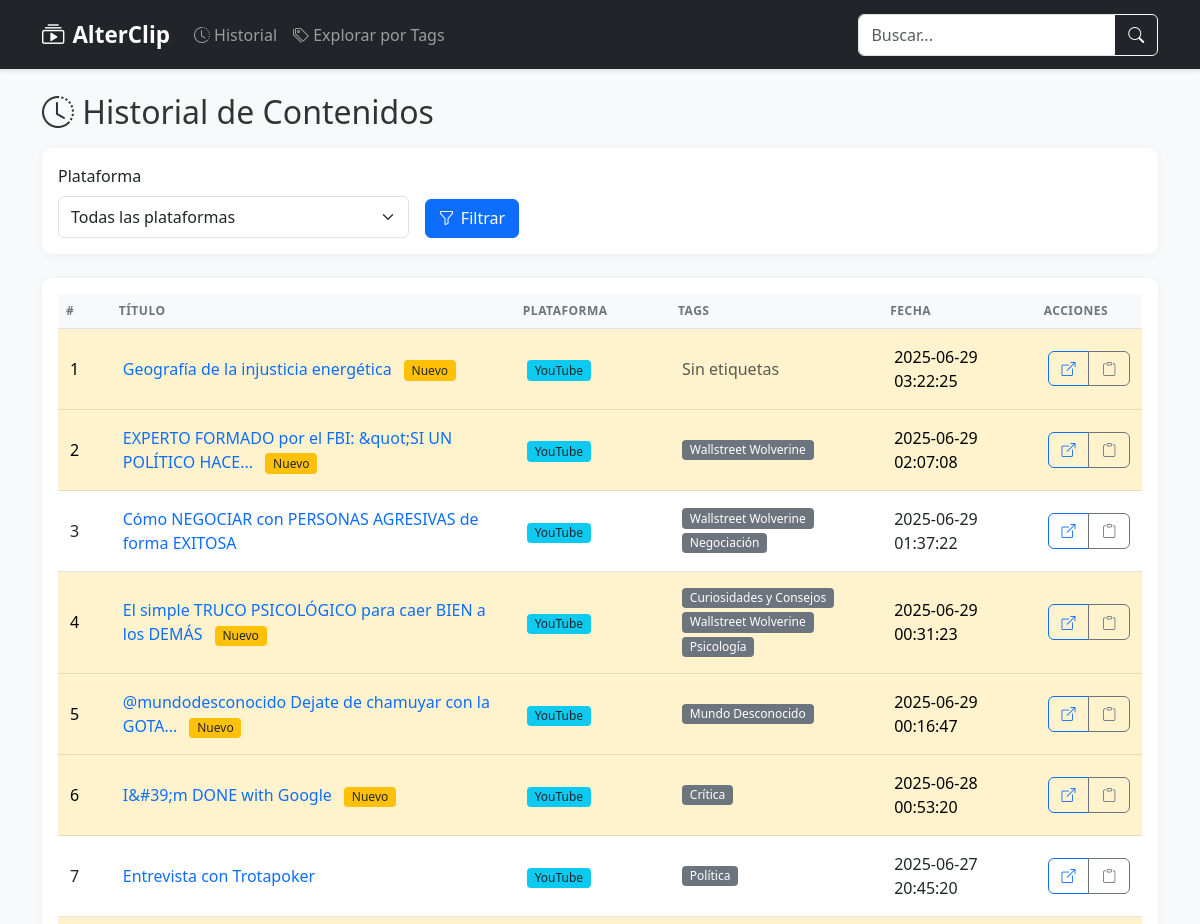
Before: / (upper part) with the older database file.
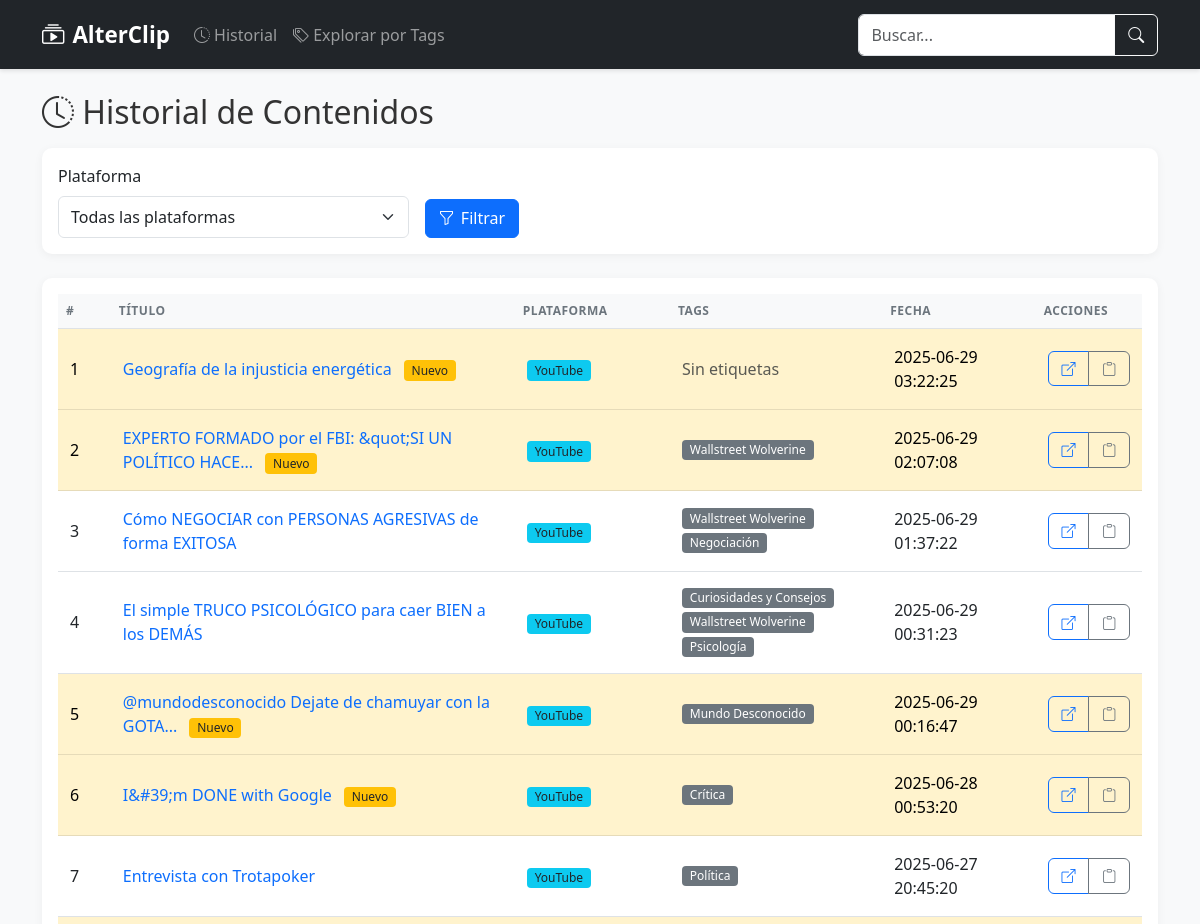
After: the same page with the newer database file.
### tables this page shows
CREATE TABLE streaming_history (
                    id INTEGER PRIMARY KEY AUTOINCREMENT,
                    url TEXT NOT NULL,
                    title TEXT,
                    platform TEXT,
                    timestamp DATETIME DEFAULT CURRENT_TIMESTAMP
                , visto INTEGER DEFAULT 0);

CREATE TABLE tags (
                    id INTEGER PRIMARY KEY AUTOINCREMENT,
                    name TEXT NOT NULL,
                    description TEXT,
                    UNIQUE(name)
                );

### app.py (the view)
@app.route('/')
def index():
    search = request.args.get('search', '')
    tag = request.args.get('tag')
    platform = request.args.get('platform')
    history = get_streaming_history(search=search, tag=tag, platform=platform)
    tags = get_tags()
    platforms = get_platforms()
    return render_template('index.html',
                         history=history,
                         tags=tags,
                         platforms=platforms,
                         current_search=search,
                         current_tag=tag,
                         current_platform=platform)

### app.py (called while the page is built)
@app.context_processor
def inject_now():
    return {'now': datetime.now()}

def get_db_path() -> Path:
    db_path = Path(__file__).parent / "data" / "streaming_history.db"
    db_path.parent.mkdir(parents=True, exist_ok=True)
    return db_path

def get_connection():
    return sqlite3.connect(get_db_path())

def get_platforms():
    conn = get_connection()
    cursor = conn.cursor()
    cursor.execute("SELECT DISTINCT platform FROM streaming_history WHERE platform IS NOT NULL ORDER BY platform")
    platforms = [row[0] for row in cursor.fetchall()]
    conn.close()
    return platforms

### templates/index.html (shortened to what this page needs)
{% extends "base.html" %}
{% block content %}
<div class="row mb-4">
    <div class="col-12">
        <h2 class="mb-3">
            <i class="bi bi-clock-history"></i> Historial de Contenidos
        </h2>
        <div class="card mb-4">
            <div class="card-body">
                <form id="filterForm" class="row g-3">
                    <div class="col-md-4">
                        <label for="platformFilter" class="form-label">Plataforma</label>
                        <select class="form-select" id="platformFilter" name="platform">
                            <option value="">Todas las plataformas</option>
                        </select>
                    </div>
                    <div class="col-md-8 d-flex align-items-end">
                        <button type="submit" class="btn btn-primary me-2">
                            <i class="bi bi-funnel"></i> Filtrar
                        </button>
                    </div>
                </form>
            </div>
        </div>
        <div class="card">
            <div class="card-body">
                {% if history %}
                    <div class="table-responsive">
                        <table class="table table-hover">
                            <thead>
                                <tr>
                                    <th style="width: 5%;">#</th>
                                    <th style="width: 40%;">Título</th>
                                    <th style="width: 15%;">Plataforma</th>
                                    <th style="width: 20%;">Tags</th>
                                    <th style="width: 15%;">Fecha</th>
                                    <th style="width: 5%;">Acciones</th>
                                </tr>
                            </thead>
                            <tbody>
                                {% for item in history %}
                                    <tr class="{% if item.visto == 0 %}table-warning{% endif %}">
                                        <td>{{ loop.index }}</td>
                                        <td>
                                            <a href="{{ item.url }}"
                                               class="text-decoration-none"
                                               data-url-id="{{ item.id }}">
                                                {{ item.title|truncate(60) }}
                                            </a>
                                            {% if item.visto == 0 %}
                                                <span class="badge bg-warning text-dark ms-2">Nuevo</span>
                                            {% endif %}
                                        </td>
                                        <td>
                                            {% if item.platform %}
                                                <span class="badge bg-info text-dark">
                                                    {{ item.platform }}
                                                </span>
                                            {% else %}
                                                <span class="text-muted">-</span>
                                            {% endif %}
                                        </td>
                                        <td>
                                            {% if item.tags %}
                                                <div class="d-flex flex-wrap gap-1">
                                                    {% for tag in item.tags %}
                                                        <a href="{{ url_for('index', tag=tag) }}" class="badge bg-secondary text-decoration-none">
                                                            {{ tag }}
                                                        </a>
                                                    {% endfor %}
                                                </div>
                                            {% else %}
                                                <span class="text-muted">Sin etiquetas</span>
                                            {% endif %}
                                        </td>
                                        <td>
                                            {% if item.timestamp %}
                                                {{ item.timestamp.split('T')[0] }}
                                            {% else %}
                                                <span class="text-muted">-</span>
                                            {% endif %}
                                        </td>
                                        <td>
                                            <div class="btn-group btn-group-sm" role="group">
                                                <a href="{{ item.url }}" target="_blank" class="btn btn-outline-primary"
                                                   data-bs-toggle="tooltip" data-bs-placement="top" title="Abrir enlace">
                                                    <i class="bi bi-box-arrow-up-right"></i>
                                                </a>
                                                <button class="btn btn-outline-secondary copy-btn"
                                                        data-url="{{ item.url }}"
                                                        data-bs-toggle="tooltip" data-bs-placement="top" title="Copiar enlace">
                                                    <i class="bi bi-clipboard"></i>
                                                </button>
                                            </div>
                                        </td>
                                    </tr>
                                {% endfor %}
                            </tbody>
                        </table>
                    </div>
                {% endif %}
            </div>
        </div>
    </div>
</div>
{% endblock %}

### templates/base.html (shortened to what this page needs)
<!DOCTYPE html>
<html lang="es">
<head>
    <link href="https://cdn.jsdelivr.net/npm/bootstrap@5.3.0/dist/css/bootstrap.min.css" rel="stylesheet">
    <link rel="stylesheet" href="https://cdn.jsdelivr.net/npm/bootstrap-icons@1.11.1/font/bootstrap-icons.css">
    <link rel="stylesheet" href="{{ url_for('static', filename='css/style.css') }}">
</head>
<body>
    <nav class="navbar navbar-expand-lg navbar-dark bg-dark">
        <div class="container">
            <a class="navbar-brand" href="{{ url_for('index') }}">
                <i class="bi bi-collection-play"></i> AlterClip
            </a>
            <div class="collapse navbar-collapse" id="navbarNav">
                <ul class="navbar-nav me-auto">
                    <li class="nav-item">
                        <a class="nav-link" href="{{ url_for('index') }}">
                            <i class="bi bi-clock-history"></i> Historial
                        </a>
                    </li>
                    <li class="nav-item">
                        <a class="nav-link" href="#" data-bs-toggle="offcanvas" data-bs-target="#tagExplorer">
                            <i class="bi bi-tags"></i> Explorar por Tags
                        </a>
                    </li>
                </ul>
                <form class="d-flex" action="{{ url_for('index') }}" method="get">
                    <div class="input-group">
                        <input class="form-control" type="search" name="search" placeholder="Buscar..."
                               value="{{ current_search or '' }}">
                        <button class="btn btn-outline-light" type="submit">
                            <i class="bi bi-search"></i>
                        </button>
                    </div>
                </form>
            </div>
        </div>
    </nav>
    <div class="container mt-4">
        {% block content %}{% endblock %}
    </div>
</body>
</html>

### static/css/style.css (style rules this page uses)
body { background-color: #f8f9fa; color: #333; font-family: 'Segoe UI', Tahoma, Geneva, Verdana, sans-serif; }
.navbar { box-shadow: 0 2px 4px rgba(0, 0, 0, 0.1); padding: 0.8rem 0; }
.navbar-brand { font-weight: 600; font-size: 1.4rem; display: flex; align-items: center; gap: 0.5rem; }
.card { border: none; border-radius: 10px; box-shadow: 0 2px 10px rgba(0, 0, 0, 0.05); margin-bottom: 1.5rem; overflow: hidden; }
.table { margin-bottom: 0; }
.table th { font-weight: 600; border-top: none; text-transform: uppercase; font-size: 0.75rem; letter-spacing: 0.5px; color: #6c757d; background-color: #f8f9fa; }
.table td { vertical-align: middle; padding: 1rem 0.75rem; }
.badge { font-weight: 500; padding: 0.35em 0.65em; border-radius: 4px; }
.btn { display: inline-flex; align-items: center; gap: 0.4rem; font-weight: 500; padding: 0.4rem 0.8rem; border-radius: 6px; transition: all 0.2s ease; }
a { color: #0d6efd; text-decoration: none; transition: color 0.2s ease; }
.form-control, .form-select { border-radius: 6px; padding: 0.5rem 0.75rem; border: 1px solid #dee2e6; transition: border-color 0.15s ease-in-out, box-shadow 0.15s ease-in-out; }

Changed rows visible on the page:
changed streaming_history "El simple TRUCO PSICOLÓGICO para caer BIEN a los DEMÁS": no longer shows "Nuevo"
